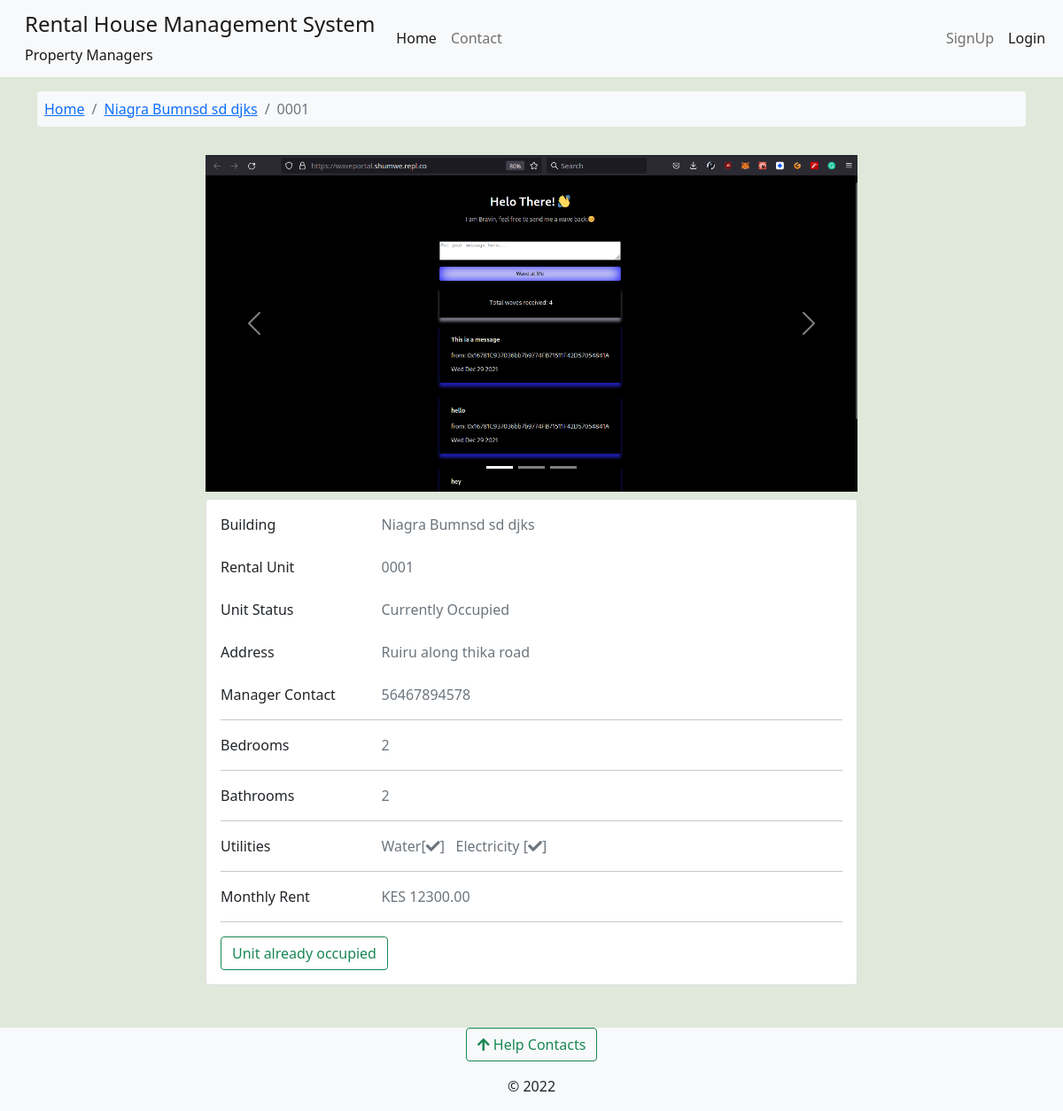
The app's page /unit-details/niagra-bumnsd-sd-djks/0001-niagra-bumnsd-sd-djks/, older data.
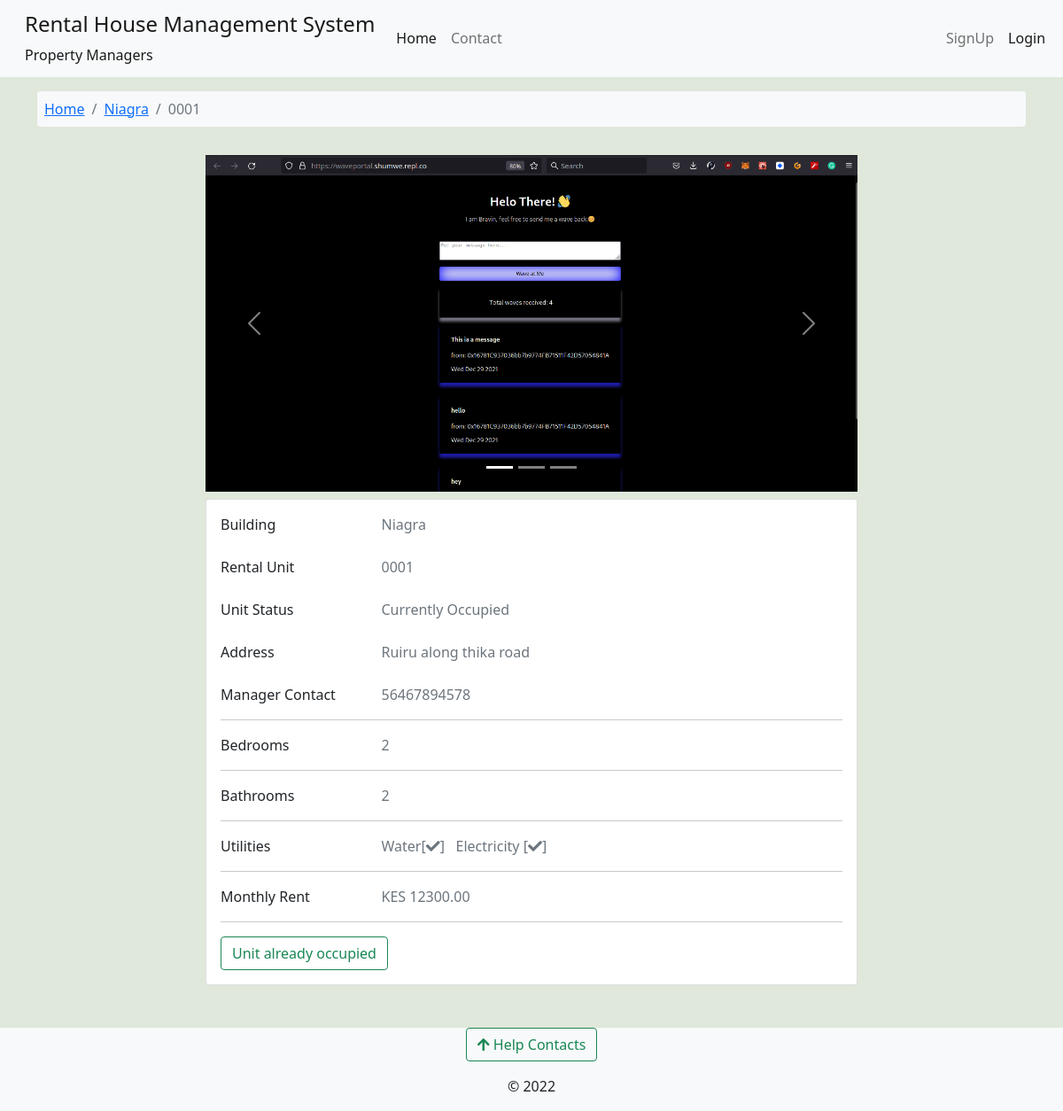
The same page, newer data.
### rental_property/models.py (models this page shows, shortened)
class Building(models.Model):
    STATUS_CHOICES = [
        ('op', 'Vacancies Available'),
        ('um', 'Under Maintanance'),
        ('fo', 'Fully Occupied'),
        ('dc', 'Decomisioned'),
    ]
    estate = models.ForeignKey(Estate, on_delete=models.CASCADE, null=True, blank=True)
    name = models.CharField(max_length=100)
    slug = models.SlugField(max_length=100, unique=True)
    registered_owner = models.CharField(max_length=50)
    manager = models.ForeignKey(Managers, on_delete=models.CASCADE, related_name='building_manager')
    added_by = models.ForeignKey(User, on_delete=models.DO_NOTHING)
    address_line = models.CharField(max_length=50)
    cover_image = models.ImageField(upload_to='building-cover', null=True, blank=True)
    county = models.ForeignKey(Counties, on_delete=models.CASCADE)
    country = models.CharField(max_length=50, default='Kenya')
    building_status = models.CharField(max_length=5, choices=STATUS_CHOICES)
    added = models.DateTimeField(default=datetime.now)
    updated = models.DateTimeField(auto_now=True)

### accounts/models.py (models this page shows, shortened)
class Managers(models.Model):
    VER_STATUS = [
    ('rv', 'Revoked'),
    ('pv', 'Pending Approval'),
    ('ap', 'Approved'),
    ]
    ID_WARNING = 'Must be a valid ID!'
    associated_account = models.OneToOneField(User, on_delete=models.CASCADE)
    fullname = models.CharField(max_length=100, null=True, blank=True)
    id_back = models.ImageField(upload_to=get_user_docs_path, help_text=ID_WARNING)
    id_front = models.ImageField(upload_to=get_user_docs_path, help_text=ID_WARNING)
    added_by = models.ForeignKey(User, on_delete=models.DO_NOTHING, related_name='added_by')
    active_phone_number = PhoneNumberField()
    whatsapp_number = models.CharField(max_length=14)
    status = models.CharField(max_length=3, choices=VER_STATUS, default='pv')
    created = models.DateTimeField(default=datetime.now)
    updated = models.DateTimeField(auto_now=True)
    class Meta:
        verbose_name_plural = 'Managers'

### rental_property/views.py (the view)
# urls.py: path('unit-details/<slug:building_slug>/<slug:unit_slug>/', views.unit_details, name='unit-details'),
def unit_details(request, building_slug, unit_slug):
    building = Building.objects.get(slug=building_slug)
    unit = RentalUnit.objects.get(building=building, slug=unit_slug)
    image_album = UnitAlbum.objects.filter(unit=unit)
    context = {
        'building': building,
        'unit': unit,
        'image_album': image_album,
        }
    return render(request, 'rental_property/unit_details.html', context)

### complaints/context_processors.py (called while the page is built)
def get_contacts(request):
    user = request.user
    if user.is_authenticated:
        if user.is_tenant:
            tenant = Tenants.objects.get(associated_account=user)
            building = Building.objects.get(id=tenant.rented_unit.building_id)
            contacts = HelpContacts.objects.filter(associated_building=building)
            return dict(contacts=contacts)
        elif user.is_manager:
            contacts = HelpContacts.objects.all()
            return dict(contacts=contacts)
        else:
            contacts = HelpContacts.objects.filter(make_publicly_available=True)
            return dict(contacts=contacts)
    else:
        contacts = HelpContacts.objects.filter(make_publicly_available=True)
        return dict(contacts=contacts)

### rental_property/context_processors.py (called while the page is built)
def my_managed_buildings(request):
    user_instance = request.user
    if user_instance.is_authenticated:
        manager_instance = Managers.objects.filter(associated_account=user_instance)[:1]
        managed_buildings = Building.objects.filter(manager=manager_instance)
        return dict(managed_buildings=managed_buildings)
    else:
        return {'False': False,}

### rental_property/templates/rental_property/unit_details.html (shortened to what the changed rows need)
{% extends 'base.html' %}
{% block content %}
<nav class="container mt-3">
  <ol class="breadcrumb bg-light p-2 rounded-2">
      <li class="breadcrumb-item"><a href="{% url 'building-units' building.slug %}"> {{building.name}} </a></li>
  </ol>
</nav>
<section class="container mt-3 mb-4">
    <div class="row justify-content-center">
        <div class="container mt-2">
            <div class="row d-flex justify-content-center">
              <div class="col-md-8">
                      <div class="card mb-4">
                        <div class="card-body">
                            <div class="row">
                                <div class="col-sm-9">
                                  <p class="text-muted mb-0">{{building.name}}</p>
                                </div>
                              </div>
                              <br>
                              <br>
                              <br>
                          <div class="row">
                            <div class="col-sm-9">
                              <p class="text-muted mb-0">{{building.address_line}}</p>
                            </div>
                          </div>
                          <br>
                          <div class="row">
                            <div class="col-sm-9">
                              <p class="text-muted mb-0"> {{building.manager.active_phone_number}} </p>
                            </div>
                          </div>
                    </div>
                </div>
              </div>
            </div>
          </div>
    </div>
</section>
{% endblock %}

Row changes from the older to the newer data that the page shows:
changed Building "Ruiru along thika road": name "Niagra Bumnsd sd djks" → "Niagra"
